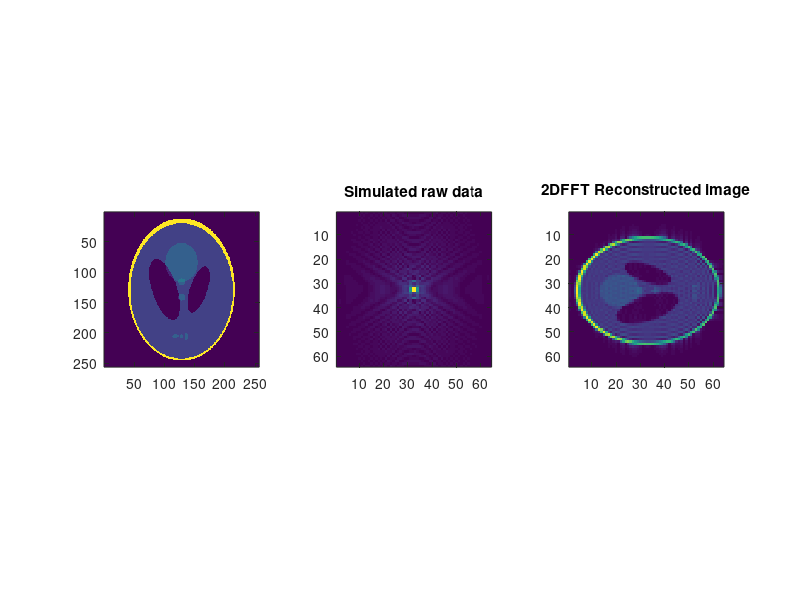

The MATLAB source for this figure:
function Sk = mriphantom(kx,ky)
%========================================================================
% Sk = function mriphantom(kx,ky)
% 
% Creates simulated raw MRI data of a Shepp Logan head phantom 
% for given k space points
% input is the kx and ky coordinates in the image frequency space
% default values for kx and ky are for a Carthesian sampling.
% Input 
%   kx, ky  Matrices with kx and ky sampling coordinates
%   E       Optional analytical phantom data matrix as produced by 
%           image toolbox function phantom.m (see comments below).
% Data are from an analytical expression for a continuous phantom.
% Core equations for this are taken form :
%  Rik van der Walle et al IEEE Trans Med Imag 19(12) p1160.
%
% Note that the standard matlab function just gives the phantom 
% sampled in image space on a carthesian grid. 
% This function delivers the simulated raw MRI data sampled through 
% a user defined path in k-space (image frequency space)
%
% Author : Ronald Ouwekerk Johns Hopkins University Dept. Radiology
% 601 N. Caroline Street Room 4250 Baltimore, MD 21287-0845 USA
% rouwerke@mri.jhu.edu
% Written :May 2002 
% Modified June 2002 :  Revised to give a non-NaN result for k=0
%                       Suppress output if nargout == 0
%                       Added comments to explain the difference with phantom.m
%
% Whenever this software is used for publications an acknowledgment 
% would be much appreciated. 
%                           RO
%========================================================================
FOV = 2;    
N = 64;

if nargin < 2
    %=====================================================================
    % Set the field of view to 24 cm (see image toolbox phantom.m)
    % resolution 128x128 points
    % create k-space coordinates for Carthesion sampling 
    % Should be equivalent to IFFT of the phantom
    %=====================================================================
    FOV = 0.24;
    res = FOV/N;
    Kmax = 1/(2*res);
    ky = linspace(-Kmax,Kmax, N);
    ky = ky(ones(N,1),:);
    kx = permute(ky, [2,1]);
end;
if ( (nargin < 3 ) | isempty(E) )  & (exist('phantom.m')==2)
    %========================================================================
    % Create 2D phantom to get defining matrix E
    %========================================================================
    [P,E] = phantom;
elseif ~(exist('phantom.m')==2)
    P = [];
    E = modified_shepp_logan;
end;

%========================================================================
% copy the elements of E and scale to field of view 
% Matlab phantom.m default yields FOV =[-1,1]= 2
% Scale all dimensions to desired FOV (*FOV/2).
%   Column 1:  rho  the additive intensity value of the ellipse
%   Column 2:  a    the length of the horizontal semi-axis of the ellipse 
%   Column 3:  b    the length of the vertical semi-axis of the ellipse
%   Column 4:  x0   the x-coordinate of the center of the ellipse
%   Column 5:  y0   the y-coordinate of the center of the ellipse
%   Column 6:  alpha  the angle (in degrees) between the horizontal semi-axis 
%                   of the ellipse and the x-axis of the image   
%========================================================================
[me,ne] = size(E);
rho = E(:,1)';  
nellipses = length(rho);
a   = FOV/2 * E(:,2)';
b   = FOV/2 * E(:,3)';
x0  = FOV/2 * E(:,4)';
y0  = FOV/2 * E(:,5)';
alpha = pi*E(:,6)'/180;


%========================================================================
% Stretch kspace coordinates to column vector (retain original size info)
%========================================================================
[mk,nk] = size(kx);
kx = kx(:);
ky = ky(:);
k = kx + j*ky;
klen = length(kx);

%========================================================================
% Calculate angle of the vector to the ellipse center in real space.
%========================================================================
gamma = atan2(y0, x0);
te = sqrt(x0.^2 + y0.^2);

%========================================================================
% Replicate all the ellipse defining vectors to the number of k space values
%========================================================================
gamma = gamma(ones(klen,1),:);
te = te(ones(klen,1),:);
alpha = alpha(ones(klen,1),:);
rho = rho(ones(klen,1),:);
a = a(ones(klen,1),:);
b = b(ones(klen,1),:);

%========================================================================
% Calculate k space vectors angle and magnitude
%========================================================================
kphi = angle(k);
kr = abs(k);

%========================================================================
% Replicate k space and time vectors to the number of ellipses
%========================================================================
kr = kr(:,ones(1,nellipses));
kphi = kphi(:,ones(1,nellipses));

%========================================================================
% Precalculate some values 
%========================================================================
pi2 = 2*pi;
cose = cos(gamma - kphi);

%========================================================================
% Projection angles:
% Difference of the k space vector angle and the angles of the ellipses
%========================================================================
sind = sin(kphi - alpha);
cosd = cos(kphi - alpha);

akphi = sqrt(a.^2 .* cosd.^2 + b.^2 .* sind.^2);
%========================================================================
% Calculate the signals for each ellips and each k space point kx,ky
% avoid division by zero    besselj(1,0) = 0 so set 0/0 = 1
%========================================================================
knz = (akphi.*kr ~=0);
bess = ones(size(akphi.*kr));
bess(knz) = besselj(1,pi2.*akphi(knz).*kr(knz)) ./(akphi(knz).*kr(knz));
Sk = exp(-j*pi2.*kr.*te.*cose) .*rho.*a.*b.* bess;
%========================================================================
% Sum the signals for all ellipses and reshape the data back to 
% the matrix size of the kx and ky input data
%========================================================================
Sk = sum(Sk,2);
Sk = reshape(Sk, mk,nk);
%========================================================================
% Show the result, including the reconstruction if default Carthesian 
% sampling was used
%========================================================================
if  nargin >= 2
    fh = figure;
    subplot(1,2,1);
    if ~isempty(P)
        imagesc(abs(P));
    end;    
    title('Software head phantom')
    axis image
    
    subplot(1,2,2);
    imagesc(abs(Sk));
    title('Simulated raw data')
    return
else
    fh = figure;
    subplot(1,3,1);
    if ~isempty(P)
        imagesc(abs(P));
    end;
    axis image

    subplot(1,3,2);
    imagesc(abs(Sk));    
    title('Simulated raw data')
    axis image

    subplot(1,3,3);
    I = fftshift(fft2(Sk));
    imagesc(abs(I));
    axis image    
    title('2DFFT Reconstructed image')
end;
%========================================================================
% Suppress output if not asked for any
%========================================================================
if nargout < 1
    Sk = [];
end;


%========================================================================
% END
%========================================================================

%========================================================================
% local function Copied from function phantom.m 
% to produce a result without the image toolbox
%========================================================================

%========================================================================
function toft=modified_shepp_logan
%
%   This head phantom is the same as the Shepp-Logan except 
%   the intensities are changed to yield higher contrast in
%   the image.  Taken from Toft, 199-200.
%      
%         A    a     b    x0    y0    phi
%        ---------------------------------
toft = [  1   .69   .92    0     0     0   
        -.8  .6624 .8740   0  -.0184   0
        -.2  .1100 .3100  .22    0    -18
        -.2  .1600 .4100 -.22    0     18
         .1  .2100 .2500   0    .35    0
         .1  .0460 .0460   0    .1     0
         .1  .0460 .0460   0   -.1     0
         .1  .0460 .0230 -.08  -.605   0 
         .1  .0230 .0230   0   -.606   0
         .1  .0230 .0460  .06  -.605   0   ];
%========================================================================
% end local function toft=modified_shepp_logan
%========================================================================
